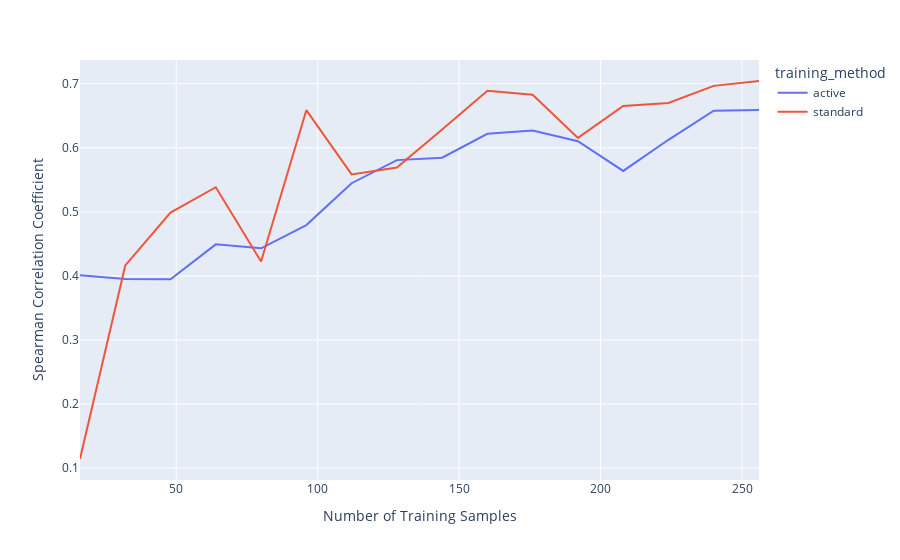

Notebook source saved alongside this figure:
### Code cell
import plotly.express as px

fig = px.line(lc_df, 'value', 'spearmanr',color="training_method")

fig.update_layout(
    xaxis_title="Number of Training Samples",
    yaxis_title="Spearman Correlation Coefficient"
)

fig.show()

### Figure 1 — Plotly figure (JSON) as saved in the notebook; plotly's stock layout.template omitted (floating-point values rounded to 4 significant figures)
{"data": [{"hovertemplate": "training_method=active<br>value=%{x}<br>spearmanr=%{y}<extra></extra>", "legendgroup": "active", "line": {"color": "#636efa", "dash": "solid"}, "marker": {"symbol": "circle"}, "mode": "lines", "name": "active", "orientation": "v", "showlegend": true, "type": "scatter", "x": [16, 32, 48, 64, 80, 96, 112, 128, 144, 160, 176, 192, 208, 224, 240, 256], "xaxis": "x", "y": [0.4012, 0.3953, 0.395, 0.4493, 0.4431, 0.4794, 0.5447, 0.5808, 0.5845, 0.6219, 0.6271, 0.6102, 0.5639, 0.6125, 0.6578, 0.659], "yaxis": "y"}, {"hovertemplate": "training_method=standard<br>value=%{x}<br>spearmanr=%{y}<extra></extra>", "legendgroup": "standard", "line": {"color": "#EF553B", "dash": "solid"}, "marker": {"symbol": "circle"}, "mode": "lines", "name": "standard", "orientation": "v", "showlegend": true, "type": "scatter", "x": [16, 32, 48, 64, 80, 96, 112, 128, 144, 160, 176, 192, 208, 224, 240, 256], "xaxis": "x", "y": [0.1143, 0.4163, 0.4989, 0.5385, 0.4226, 0.6587, 0.5585, 0.5691, 0.6286, 0.6889, 0.6827, 0.6155, 0.6652, 0.6701, 0.6966, 0.7042], "yaxis": "y"}], "layout": {"legend": {"title": {"text": "training_method"}, "tracegroupgap": 0}, "margin": {"t": 60}, "xaxis": {"anchor": "y", "domain": [0, 1], "title": {"text": "Number of Training Samples"}}, "yaxis": {"anchor": "x", "domain": [0, 1], "title": {"text": "Spearman Correlation Coefficient"}}}}
